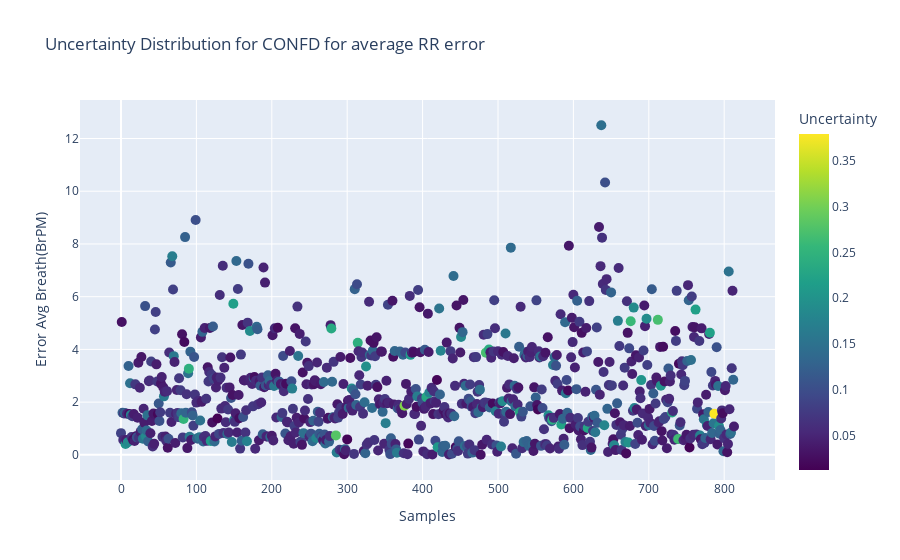
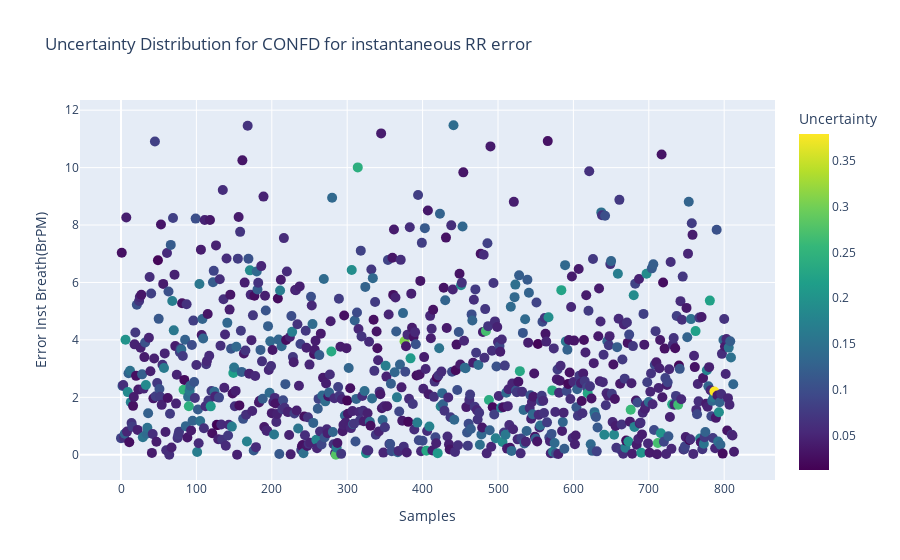

Write notebook code for charts like these, in order.
### Code cell
if input_conf == 'confd':
    fig1 = px.scatter(data_confd,x = 'Samples', y="Error Avg Breath(BrPM)",title="Uncertainty Distribution for "+input_conf.upper()+ " for average RR error" ,
                     color="Uncertainty", color_continuous_scale=px.colors.sequential.Viridis)
    fig1.update_traces(marker=dict(size=10 ),selector=dict(mode='markers'))
    
    fig2 = px.scatter(data_confd,x = 'Samples', y="Error Inst Breath(BrPM)",title="Uncertainty Distribution for "+input_conf.upper()+ " for instantaneous RR error" ,
                     color="Uncertainty", color_continuous_scale=px.colors.sequential.Viridis)
    fig2.update_traces(marker=dict(size=10),selector=dict(mode='markers'))
    fig1.show()
    fig2.show()

### Figure 1 — Plotly figure (JSON) as saved in the notebook; plotly's stock layout.template omitted (floating-point values rounded to 4 significant figures; data arrays with more than 128 entries replaced by an {"elided": "..."} marker saying what was removed)
{"data": [{"hovertemplate": "Samples=%{x}<br>Error Avg Breath(BrPM)=%{y}<br>Uncertainty=%{marker.color}<extra></extra>", "legendgroup": "", "marker": {"color": {"elided": "814 float values"}, "coloraxis": "coloraxis", "size": 10, "symbol": "circle"}, "mode": "markers", "name": "", "orientation": "v", "showlegend": false, "type": "scatter", "x": {"elided": "814 int values"}, "xaxis": "x", "y": {"elided": "814 float values"}, "yaxis": "y"}], "layout": {"coloraxis": {"colorbar": {"title": {"text": "Uncertainty"}}, "colorscale": [[0, "#440154"], [0.1111, "#482878"], [0.2222, "#3e4989"], [0.3333, "#31688e"], [0.4444, "#26828e"], [0.5556, "#1f9e89"], [0.6667, "#35b779"], [0.7778, "#6ece58"], [0.8889, "#b5de2b"], [1, "#fde725"]]}, "legend": {"tracegroupgap": 0}, "title": {"text": "Uncertainty Distribution for CONFD for average RR error"}, "xaxis": {"anchor": "y", "domain": [0, 1], "title": {"text": "Samples"}}, "yaxis": {"anchor": "x", "domain": [0, 1], "title": {"text": "Error Avg Breath(BrPM)"}}}}

### Figure 2 — Plotly figure (JSON) as saved in the notebook; plotly's stock layout.template omitted (floating-point values rounded to 4 significant figures; data arrays with more than 128 entries replaced by an {"elided": "..."} marker saying what was removed)
{"data": [{"hovertemplate": "Samples=%{x}<br>Error Inst Breath(BrPM)=%{y}<br>Uncertainty=%{marker.color}<extra></extra>", "legendgroup": "", "marker": {"color": {"elided": "814 float values"}, "coloraxis": "coloraxis", "size": 10, "symbol": "circle"}, "mode": "markers", "name": "", "orientation": "v", "showlegend": false, "type": "scatter", "x": {"elided": "814 int values"}, "xaxis": "x", "y": {"elided": "814 float values"}, "yaxis": "y"}], "layout": {"coloraxis": {"colorbar": {"title": {"text": "Uncertainty"}}, "colorscale": [[0, "#440154"], [0.1111, "#482878"], [0.2222, "#3e4989"], [0.3333, "#31688e"], [0.4444, "#26828e"], [0.5556, "#1f9e89"], [0.6667, "#35b779"], [0.7778, "#6ece58"], [0.8889, "#b5de2b"], [1, "#fde725"]]}, "legend": {"tracegroupgap": 0}, "title": {"text": "Uncertainty Distribution for CONFD for instantaneous RR error"}, "xaxis": {"anchor": "y", "domain": [0, 1], "title": {"text": "Samples"}}, "yaxis": {"anchor": "x", "domain": [0, 1], "title": {"text": "Error Inst Breath(BrPM)"}}}}
